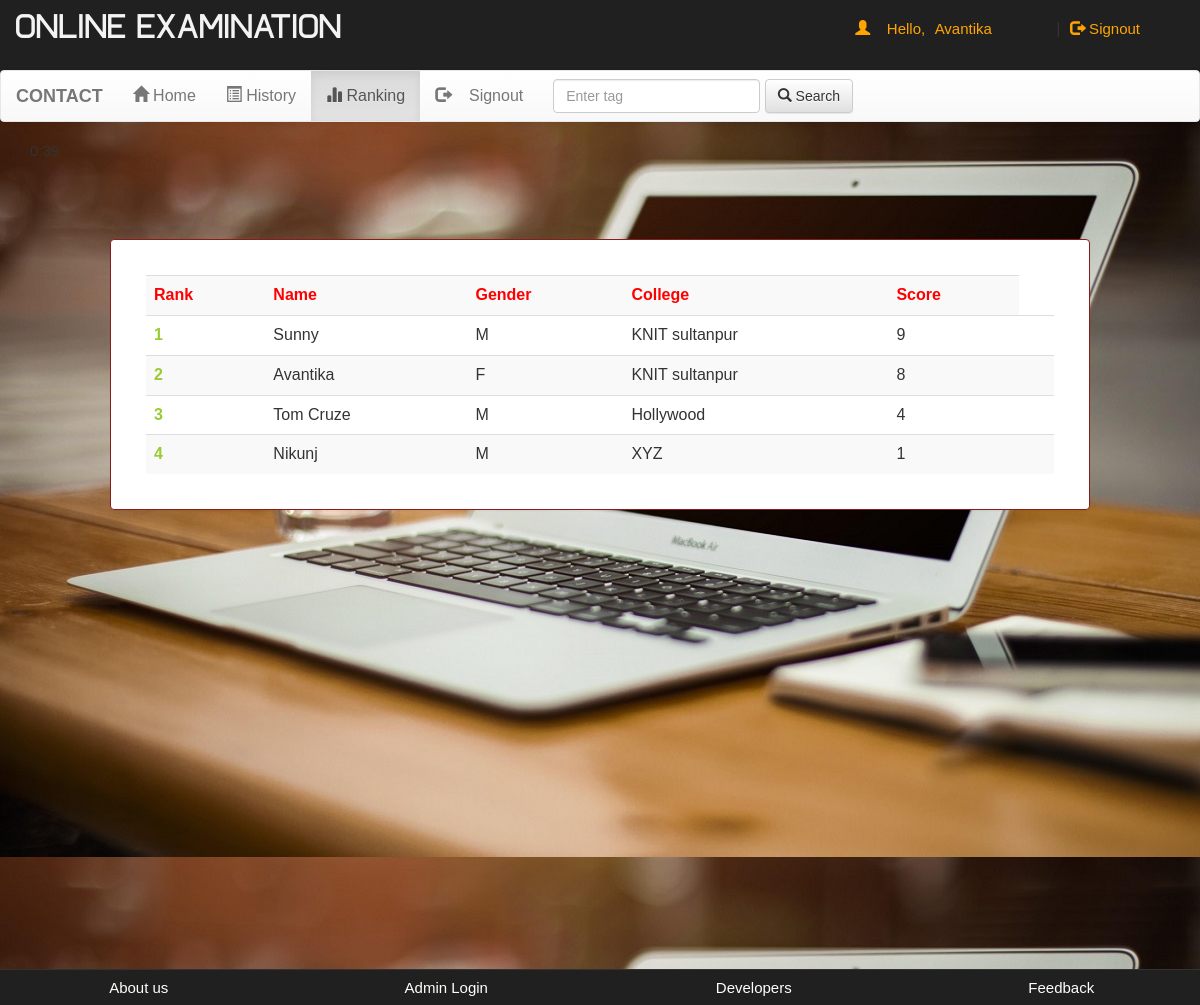
Before: /account.php?q=3 (signed in) with the older database file.
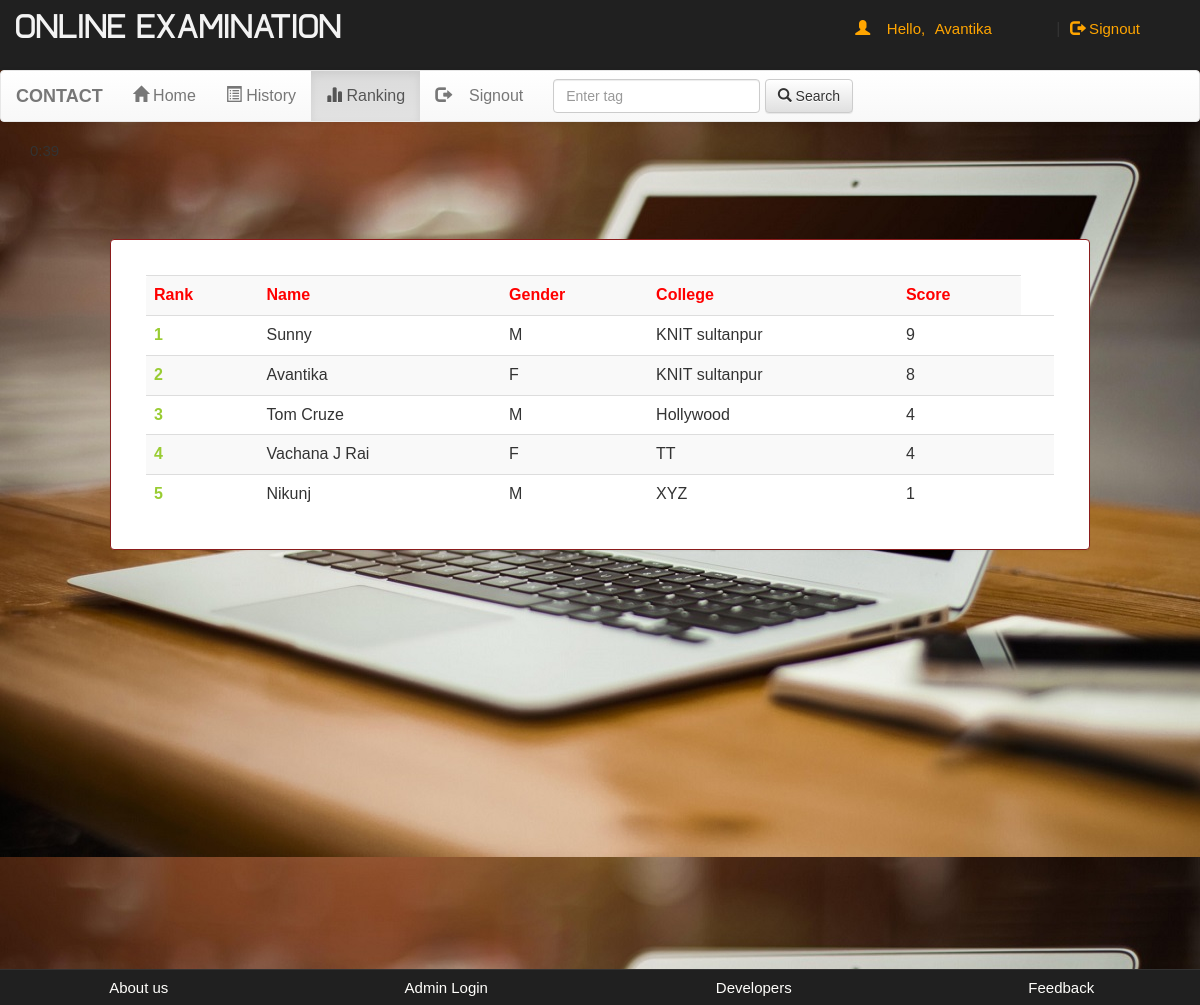
After: the same page with the newer database file.
### tables this page shows
CREATE TABLE `rank` (
  `email` varchar(50) NOT NULL,
  `score` int(11) NOT NULL,
  `time` timestamp NOT NULL DEFAULT current_timestamp() ON UPDATE current_timestamp()
);

CREATE TABLE `user` (
  `name` varchar(50) NOT NULL,
  `gender` varchar(5) NOT NULL,
  `college` varchar(100) NOT NULL,
  `email` varchar(50) NOT NULL,
  `mob` bigint(20) NOT NULL,
  `password` varchar(50) NOT NULL
);

### account.php (the view, shortened to what this page needs)
<!DOCTYPE html PUBLIC "-//W3C//DTD XHTML 1.0 Transitional//EN" "http://www.w3.org/TR/xhtml1/DTD/xhtml1-transitional.dtd">
<html xmlns="http://www.w3.org/1999/xhtml">
<head>
<link  rel="stylesheet" href="css/bootstrap.min.css?v=<?php echo time();?>"/>
 <link  rel="stylesheet" href="css/bootstrap-theme.min.css"/>
 <link rel="stylesheet" href="css/main.css?v=<?php echo time();?>">
 <link  rel="stylesheet" href="css/font.css?v=<?php echo time();?>">
</head>
<body>
<div class="header">
<div class="row">
<div class="col-lg-6">
<span class="logo">ONLINE EXAMINATION</span></div>
<div class="col-md-4 col-md-offset-2">
 <?php
 include_once 'dbConnection.php';
  if(!(isset($_SESSION['email']))){
header("location:index.php");
}
else
{
$name = $_SESSION['name'];
echo '<span class="pull-right top title1" ><span class="log1"><span class="glyphicon glyphicon-user" aria-hidden="true"></span>&nbsp;&nbsp;&nbsp;&nbsp;Hello,</span> <a href="account.php?q=1" class="log log1">'.$name.'</a>&nbsp;|&nbsp;<a href="logout.php?q=account.php" class="log"><span class="glyphicon glyphicon-log-out" aria-hidden="true"></span>&nbsp;Signout</button></a></span>';
}?>
</div>
</div></div>
<div class="bg">
<nav class="navbar navbar-default title1">
  <div class="container-fluid">
    <div class="navbar-header">
      <a class="navbar-brand" href=""><b>CONTACT</b></a>
    </div>
    <div class="collapse navbar-collapse" id="bs-example-navbar-collapse-1">
      <ul class="nav navbar-nav">
        <li <?php if(@$_GET['q']==1) echo'class="active"'; ?> ><a href="account.php?q=1"><span class="glyphicon glyphicon-home" aria-hidden="true"></span>&nbsp;Home<span class="sr-only">(current)</span></a></li>
        <li <?php if(@$_GET['q']==2) echo'class="active"'; ?>><a href="account.php?q=2"><span class="glyphicon glyphicon-list-alt" aria-hidden="true"></span>&nbsp;History</a></li>
		<li <?php if(@$_GET['q']==3) echo'class="active"'; ?>><a href="account.php?q=3"><span class="glyphicon glyphicon-stats" aria-hidden="true"></span>&nbsp;Ranking</a></li>
		<li class="pull-right"> <a href="logout.php?q=account.php"><span class="glyphicon glyphicon-log-out" aria-hidden="true"></span>&nbsp;&nbsp;&nbsp;&nbsp;Signout</a></li>
		</ul>
            <form class="navbar-form navbar-left" role="search">
        <div class="form-group">
          <input type="text" class="form-control" placeholder="Enter tag ">
        </div>
        <button type="submit" class="btn btn-default"><span class="glyphicon glyphicon-search" aria-hidden="true"></span>&nbsp;Search</button>
      </form>
      </div>
  </div>
</nav>
<div class="container">
<div class="row">
<div class="col-md-12">
<span id="countdown" class="timer"></span>
<?php
if(@$_GET['q']== 3)
{
$q=mysqli_query($con,"SELECT * FROM rank  ORDER BY score DESC " )or die('Error223');
echo  '<div class="panel title"><div class="table-responsive">
<table class="table table-striped title1" >
<tr style="color:red"><td><b>Rank</b></td><td><b>Name</b></td><td><b>Gender</b></td><td><b>College</b></td><td><b>Score</b></td></tr>';
$c=0;
while($row=mysqli_fetch_array($q) )
{
$e=$row['email'];
$s=$row['score'];
$q12=mysqli_query($con,"SELECT * FROM user WHERE email='$e' " )or die('Error231');
while($row=mysqli_fetch_array($q12) )
{
$name=$row['name'];
$gender=$row['gender'];
$college=$row['college'];
}
$c++;
echo '<tr><td style="color:#99cc32"><b>'.$c.'</b></td><td>'.$name.'</td><td>'.$gender.'</td><td>'.$college.'</td><td>'.$s.'</td><td>';
}
echo '</table></div></div>';}
?>
</div></div></div></div>
<div class="row footer">
<div class="col-md-3 box">
<a href="https://www.tjohncollege.com/" target="_blank">About us</a>
</div>
<div class="col-md-3 box">
<a href="#" data-toggle="modal" data-target="#login">Admin Login</a></div>
<div class="col-md-3 box">
<a href="#" data-toggle="modal" data-target="#developers">Developers</a>
</div>
<div class="col-md-3 box">
<a href="feedback.php" target="_blank">Feedback</a></div></div>
</body>
</html>

Changed rows visible on the page:
added rank: user.name "Vachana J Rai", user.gender "F", user.college "TT", score "4"
